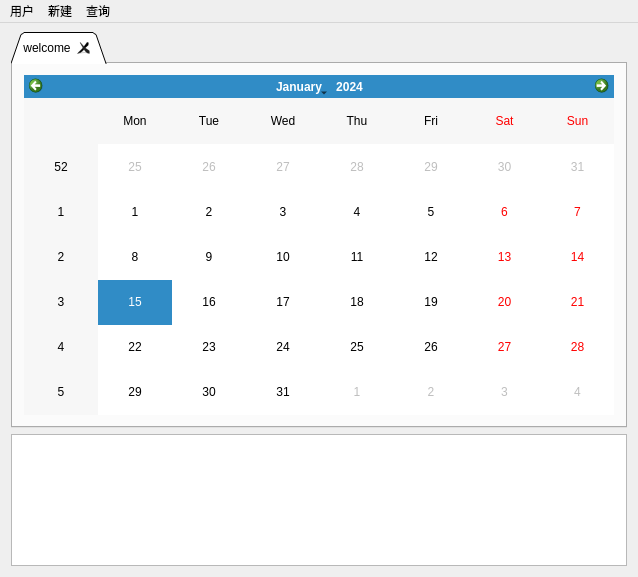
<?xml version="1.0" encoding="UTF-8"?>
<ui version="4.0">
 <class>MainWindow</class>
 <widget class="QMainWindow" name="MainWindow">
  <property name="geometry">
   <rect>
    <x>0</x>
    <y>0</y>
    <width>638</width>
    <height>577</height>
   </rect>
  </property>
  <property name="windowTitle">
   <string>MainWindow</string>
  </property>
  <widget class="QWidget" name="centralWidget">
   <layout class="QGridLayout" name="gridLayout" rowstretch="3,1" columnstretch="0">
    <property name="topMargin">
     <number>9</number>
    </property>
    <item row="0" column="0">
     <widget class="QTabWidget" name="main_tab">
      <property name="tabPosition">
       <enum>QTabWidget::North</enum>
      </property>
      <property name="tabShape">
       <enum>QTabWidget::Triangular</enum>
      </property>
      <property name="currentIndex">
       <number>0</number>
      </property>
      <property name="elideMode">
       <enum>Qt::ElideRight</enum>
      </property>
      <property name="documentMode">
       <bool>false</bool>
      </property>
      <property name="tabsClosable">
       <bool>true</bool>
      </property>
      <widget class="QWidget" name="welcome_grid">
       <attribute name="title">
        <string>welcome</string>
       </attribute>
       <layout class="QGridLayout" name="gridLayout_3">
        <item row="0" column="0">
         <widget class="QCalendarWidget" name="calendarWidget"/>
        </item>
       </layout>
      </widget>
     </widget>
    </item>
    <item row="1" column="0">
     <widget class="QListView" name="listView">
      <property name="frameShadow">
       <enum>QFrame::Plain</enum>
      </property>
     </widget>
    </item>
   </layout>
  </widget>
  <widget class="QMenuBar" name="menuBar">
   <property name="geometry">
    <rect>
     <x>0</x>
     <y>0</y>
     <width>638</width>
     <height>30</height>
    </rect>
   </property>
   <widget class="QMenu" name="staff">
    <property name="title">
     <string>用户</string>
    </property>
    <addaction name="exit"/>
   </widget>
   <widget class="QMenu" name="create">
    <property name="title">
     <string>新建</string>
    </property>
    <addaction name="in_record"/>
    <addaction name="out_record"/>
    <addaction name="application_record"/>
    <addaction name="purchase_record"/>
    <addaction name="quality_record"/>
   </widget>
   <widget class="QMenu" name="query">
    <property name="title">
     <string>查询</string>
    </property>
    <addaction name="overview"/>
    <addaction name="purchase_analysis"/>
    <addaction name="separator"/>
    <addaction name="sync"/>
   </widget>
   <addaction name="staff"/>
   <addaction name="create"/>
   <addaction name="query"/>
  </widget>
  <action name="exit">
   <property name="enabled">
    <bool>true</bool>
   </property>
   <property name="text">
    <string>退出</string>
   </property>
  </action>
  <action name="in_record">
   <property name="enabled">
    <bool>false</bool>
   </property>
   <property name="text">
    <string>入库单</string>
   </property>
  </action>
  <action name="out_record">
   <property name="enabled">
    <bool>false</bool>
   </property>
   <property name="text">
    <string>出库单</string>
   </property>
  </action>
  <action name="application_record">
   <property name="enabled">
    <bool>false</bool>
   </property>
   <property name="text">
    <string>用药申请</string>
   </property>
  </action>
  <action name="purchase_record">
   <property name="enabled">
    <bool>false</bool>
   </property>
   <property name="text">
    <string>采购单</string>
   </property>
  </action>
  <action name="quality_record">
   <property name="enabled">
    <bool>false</bool>
   </property>
   <property name="text">
    <string>质检单</string>
   </property>
  </action>
  <action name="overview">
   <property name="enabled">
    <bool>false</bool>
   </property>
   <property name="text">
    <string>数据库概况</string>
   </property>
  </action>
  <action name="purchase_analysis">
   <property name="enabled">
    <bool>false</bool>
   </property>
   <property name="text">
    <string>采购分析</string>
   </property>
  </action>
  <action name="sync">
   <property name="text">
    <string>刷新</string>
   </property>
   <property name="shortcut">
    <string>F5</string>
   </property>
  </action>
 </widget>
 <layoutdefault spacing="6" margin="11"/>
 <resources/>
 <connections>
  <connection>
   <sender>exit</sender>
   <signal>triggered()</signal>
   <receiver>MainWindow</receiver>
   <slot>close()</slot>
   <hints>
    <hint type="sourcelabel">
     <x>-1</x>
     <y>-1</y>
    </hint>
    <hint type="destinationlabel">
     <x>399</x>
     <y>299</y>
    </hint>
   </hints>
  </connection>
 </connections>
</ui>
